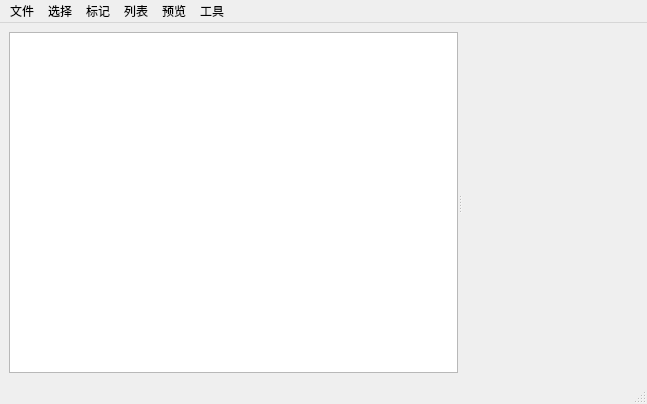
<?xml version="1.0" encoding="UTF-8"?>
<ui version="4.0">
 <class>PictureBrowser</class>
 <widget class="QMainWindow" name="PictureBrowser">
  <property name="geometry">
   <rect>
    <x>0</x>
    <y>0</y>
    <width>647</width>
    <height>404</height>
   </rect>
  </property>
  <property name="windowTitle">
   <string>图片浏览</string>
  </property>
  <widget class="QWidget" name="centralwidget">
   <layout class="QVBoxLayout" name="verticalLayout">
    <item>
     <widget class="QSplitter" name="splitter">
      <property name="orientation">
       <enum>Qt::Horizontal</enum>
      </property>
      <widget class="QListWidget" name="listWidget">
       <property name="contextMenuPolicy">
        <enum>Qt::CustomContextMenu</enum>
       </property>
       <property name="selectionMode">
        <enum>QAbstractItemView::ExtendedSelection</enum>
       </property>
       <property name="verticalScrollMode">
        <enum>QAbstractItemView::ScrollPerPixel</enum>
       </property>
       <property name="horizontalScrollMode">
        <enum>QAbstractItemView::ScrollPerPixel</enum>
       </property>
       <property name="movement">
        <enum>QListView::Static</enum>
       </property>
       <property name="viewMode">
        <enum>QListView::IconMode</enum>
       </property>
       <property name="wordWrap">
        <bool>true</bool>
       </property>
      </widget>
      <widget class="ResizablePicture" name="previewPicture" native="true"/>
     </widget>
    </item>
   </layout>
  </widget>
  <widget class="QMenuBar" name="menubar">
   <property name="geometry">
    <rect>
     <x>0</x>
     <y>0</y>
     <width>647</width>
     <height>23</height>
    </rect>
   </property>
   <widget class="QMenu" name="menu">
    <property name="title">
     <string>文件</string>
    </property>
    <addaction name="actionOpen_In_Explore"/>
    <addaction name="actionBack_Prev_Directory"/>
    <addaction name="separator"/>
    <addaction name="actionOpen_Directory"/>
    <addaction name="actionCreate_Folder"/>
    <addaction name="actionUndo_Delete_Command"/>
    <addaction name="actionRefresh"/>
   </widget>
   <widget class="QMenu" name="menu_2">
    <property name="title">
     <string>列表</string>
    </property>
    <widget class="QMenu" name="menuSort_Type">
     <property name="title">
      <string>排序方式</string>
     </property>
     <addaction name="actionSort_By_Time"/>
     <addaction name="actionSort_By_Name"/>
     <addaction name="separator"/>
     <addaction name="actionSort_AESC"/>
     <addaction name="actionSort_DESC"/>
    </widget>
    <widget class="QMenu" name="menuIcon_Size">
     <property name="title">
      <string>图标大小</string>
     </property>
     <addaction name="actionIcon_Largest"/>
     <addaction name="actionIcon_Large"/>
     <addaction name="actionIcon_Middle"/>
     <addaction name="actionIcon_Small"/>
     <addaction name="separator"/>
     <addaction name="actionIcon_Lager"/>
     <addaction name="actionIcon_Smaller"/>
    </widget>
    <widget class="QMenu" name="menuSlide_Interval">
     <property name="title">
      <string>播放参数</string>
     </property>
     <addaction name="actionSlide_16ms"/>
     <addaction name="actionSlide_33ms"/>
     <addaction name="actionSlide_50ms"/>
     <addaction name="actionSlide_100ms"/>
     <addaction name="actionSlide_200ms"/>
     <addaction name="actionSlide_500ms"/>
     <addaction name="actionSlide_1000ms"/>
     <addaction name="actionSlide_3000ms"/>
     <addaction name="separator"/>
     <addaction name="actionSlide_Return_First"/>
    </widget>
    <widget class="QMenu" name="menuGIF_Params">
     <property name="title">
      <string>参数设置</string>
     </property>
     <widget class="QMenu" name="menu_7">
      <property name="title">
       <string>图像转换选项</string>
      </property>
      <addaction name="actionAutoColor"/>
      <addaction name="actionColorOnly"/>
      <addaction name="actionMonoOnly"/>
      <addaction name="separator"/>
      <addaction name="actionDiffuseDither"/>
      <addaction name="actionOrderedDither"/>
      <addaction name="actionThresholdDither"/>
      <addaction name="separator"/>
      <addaction name="actionThresholdAlphaDither"/>
      <addaction name="actionOrderedAlphaDither"/>
      <addaction name="actionDiffuseAlphaDither"/>
      <addaction name="separator"/>
      <addaction name="actionPreferDither"/>
      <addaction name="actionAvoidDither"/>
      <addaction name="actionAutoDither"/>
      <addaction name="actionNoOpaqueDetection"/>
      <addaction name="actionNoFormatConversion"/>
     </widget>
     <addaction name="actionCreate_To_Origin_Folder"/>
     <addaction name="actionCreate_To_One_Folder"/>
     <addaction name="separator"/>
     <addaction name="actionGIF_Use_Record_Interval"/>
     <addaction name="actionGIF_Use_Display_Interval"/>
     <addaction name="separator"/>
     <addaction name="actionGIF_Compress_None"/>
     <addaction name="actionGIF_Compress_x2"/>
     <addaction name="actionGIF_Compress_x4"/>
     <addaction name="actionGIF_Compress_x8"/>
     <addaction name="separator"/>
     <addaction name="actionDither_Enabled"/>
     <addaction name="actionDither_Disabled"/>
     <addaction name="menu_7"/>
    </widget>
    <addaction name="menuIcon_Size"/>
    <addaction name="menuSort_Type"/>
    <addaction name="separator"/>
    <addaction name="actionStart_Play_GIF"/>
    <addaction name="menuSlide_Interval"/>
    <addaction name="separator"/>
    <addaction name="actionGeneral_GIF"/>
    <addaction name="actionGeneral_AVI"/>
    <addaction name="menuGIF_Params"/>
   </widget>
   <widget class="QMenu" name="menu_3">
    <property name="title">
     <string>工具</string>
    </property>
    <addaction name="actionUnpack_GIF_File"/>
    <addaction name="actionGIF_ASCII_Art"/>
    <addaction name="actionFind_Similar"/>
    <addaction name="actionEmoji_Factory"/>
    <addaction name="actionImage_Theme_Colors"/>
    <addaction name="actionBatch_Clip"/>
   </widget>
   <widget class="QMenu" name="menu_4">
    <property name="title">
     <string>选择</string>
    </property>
    <addaction name="actionCopy_File"/>
    <addaction name="actionOpen_Select_In_Explore"/>
    <addaction name="separator"/>
    <addaction name="actionExtra_And_Copy"/>
    <addaction name="actionExtra_Selected"/>
    <addaction name="actionExtra_And_Delete"/>
    <addaction name="separator"/>
    <addaction name="actionSelect_Reverse"/>
    <addaction name="actionDelete_Selected"/>
    <addaction name="actionDelete_Unselected"/>
    <addaction name="actionDelete_Up_Files"/>
    <addaction name="actionDelete_Down_Files"/>
   </widget>
   <widget class="QMenu" name="menu_5">
    <property name="title">
     <string>预览</string>
    </property>
    <addaction name="actionZoom_In"/>
    <addaction name="actionZoom_Out"/>
    <addaction name="actionRestore_Size"/>
    <addaction name="separator"/>
    <addaction name="actionOrigin_Size"/>
    <addaction name="actionFill_Size"/>
    <addaction name="separator"/>
    <addaction name="actionResize_Auto_Init"/>
    <addaction name="separator"/>
    <addaction name="actionClip_Selected"/>
   </widget>
   <widget class="QMenu" name="menu_6">
    <property name="title">
     <string>标记</string>
    </property>
    <addaction name="actionMark_Red"/>
    <addaction name="actionMark_Green"/>
    <addaction name="actionMark_None"/>
    <addaction name="separator"/>
    <addaction name="actionSelect_Red_Marked"/>
    <addaction name="actionSelect_Green_Marked"/>
    <addaction name="separator"/>
    <addaction name="actionPlace_Red_Top"/>
    <addaction name="actionPlace_Green_Top"/>
    <addaction name="separator"/>
    <addaction name="actionSort_Enabled"/>
   </widget>
   <addaction name="menu"/>
   <addaction name="menu_4"/>
   <addaction name="menu_6"/>
   <addaction name="menu_2"/>
   <addaction name="menu_5"/>
   <addaction name="menu_3"/>
  </widget>
  <widget class="QStatusBar" name="statusbar"/>
  <action name="actionRefresh">
   <property name="text">
    <string>刷新</string>
   </property>
   <property name="shortcut">
    <string>F5</string>
   </property>
  </action>
  <action name="actionIcon_Largest">
   <property name="checkable">
    <bool>true</bool>
   </property>
   <property name="text">
    <string>超大图标</string>
   </property>
  </action>
  <action name="actionIcon_Large">
   <property name="checkable">
    <bool>true</bool>
   </property>
   <property name="text">
    <string>大图标</string>
   </property>
   <property name="toolTip">
    <string>Icon Large</string>
   </property>
  </action>
  <action name="actionIcon_Middle">
   <property name="checkable">
    <bool>true</bool>
   </property>
   <property name="text">
    <string>中图标</string>
   </property>
   <property name="toolTip">
    <string>Icon Middle</string>
   </property>
  </action>
  <action name="actionIcon_Small">
   <property name="checkable">
    <bool>true</bool>
   </property>
   <property name="text">
    <string>小图标</string>
   </property>
  </action>
  <action name="actionFind_Similar">
   <property name="enabled">
    <bool>false</bool>
   </property>
   <property name="text">
    <string>检测相似图</string>
   </property>
  </action>
  <action name="actionDelete_Selected">
   <property name="text">
    <string>删除选中</string>
   </property>
   <property name="shortcut">
    <string>Del</string>
   </property>
  </action>
  <action name="actionZoom_In">
   <property name="text">
    <string>放大图片</string>
   </property>
   <property name="shortcut">
    <string>Ctrl+=</string>
   </property>
  </action>
  <action name="actionZoom_Out">
   <property name="text">
    <string>缩小图片</string>
   </property>
   <property name="shortcut">
    <string>Ctrl+-</string>
   </property>
  </action>
  <action name="actionIcon_Lager">
   <property name="text">
    <string>更大的图标</string>
   </property>
   <property name="shortcut">
    <string>Ctrl+Shift+=</string>
   </property>
  </action>
  <action name="actionIcon_Smaller">
   <property name="text">
    <string>更小的图标</string>
   </property>
   <property name="shortcut">
    <string>Ctrl+Shift+-</string>
   </property>
  </action>
  <action name="actionFill_Size">
   <property name="text">
    <string>填充大小</string>
   </property>
   <property name="shortcut">
    <string>Ctrl+0</string>
   </property>
  </action>
  <action name="actionExtra_Selected">
   <property name="text">
    <string>提取到外层</string>
   </property>
   <property name="toolTip">
    <string>提取到外层</string>
   </property>
   <property name="shortcut">
    <string>Ctrl+Shift+E</string>
   </property>
  </action>
  <action name="actionDelete_Unselected">
   <property name="text">
    <string>删除未选中</string>
   </property>
  </action>
  <action name="actionExtra_And_Delete">
   <property name="text">
    <string>提取选中并舍弃其他</string>
   </property>
   <property name="toolTip">
    <string>提取选中并删除其他</string>
   </property>
   <property name="shortcut">
    <string>Ctrl+Alt+Shift+E</string>
   </property>
  </action>
  <action name="actionOrigin_Size">
   <property name="text">
    <string>原始大小</string>
   </property>
   <property name="shortcut">
    <string>Ctrl+1</string>
   </property>
  </action>
  <action name="actionOpen_Select_In_Explore">
   <property name="text">
    <string>显示在资源管理器</string>
   </property>
  </action>
  <action name="actionOpen_In_Explore">
   <property name="text">
    <string>显示当前位置</string>
   </property>
  </action>
  <action name="actionBack_Prev_Directory">
   <property name="text">
    <string>返回上一级</string>
   </property>
   <property name="shortcut">
    <string>Backspace</string>
   </property>
  </action>
  <action name="actionCopy_File">
   <property name="text">
    <string>复制选中文件</string>
   </property>
   <property name="toolTip">
    <string>复制选中文件，可在资源管理器中粘贴</string>
   </property>
   <property name="shortcut">
    <string>Ctrl+C</string>
   </property>
  </action>
  <action name="actionCut_File">
   <property name="text">
    <string>剪切选中文件</string>
   </property>
   <property name="shortcut">
    <string>Ctrl+X</string>
   </property>
  </action>
  <action name="actionDelete_Up_Files">
   <property name="text">
    <string>删除前面所有</string>
   </property>
  </action>
  <action name="actionDelete_Down_Files">
   <property name="text">
    <string>删除后面所有</string>
   </property>
  </action>
  <action name="actionRestore_Size">
   <property name="text">
    <string>还原大小</string>
   </property>
   <property name="shortcut">
    <string>Ctrl+9</string>
   </property>
  </action>
  <action name="actionSort_By_Time">
   <property name="checkable">
    <bool>true</bool>
   </property>
   <property name="text">
    <string>按时间</string>
   </property>
  </action>
  <action name="actionSort_By_Name">
   <property name="checkable">
    <bool>true</bool>
   </property>
   <property name="text">
    <string>按名称</string>
   </property>
  </action>
  <action name="actionSort_AESC">
   <property name="checkable">
    <bool>true</bool>
   </property>
   <property name="text">
    <string>正序</string>
   </property>
  </action>
  <action name="actionSort_DESC">
   <property name="checkable">
    <bool>true</bool>
   </property>
   <property name="text">
    <string>反序</string>
   </property>
  </action>
  <action name="actionStart_Play_GIF">
   <property name="text">
    <string>自动播放</string>
   </property>
   <property name="shortcut">
    <string>Ctrl+P</string>
   </property>
  </action>
  <action name="actionSlide_100ms">
   <property name="checkable">
    <bool>true</bool>
   </property>
   <property name="text">
    <string>每隔 0.1s</string>
   </property>
  </action>
  <action name="actionSlide_200ms">
   <property name="checkable">
    <bool>true</bool>
   </property>
   <property name="text">
    <string>每隔 0.2s</string>
   </property>
  </action>
  <action name="actionSlide_500ms">
   <property name="checkable">
    <bool>true</bool>
   </property>
   <property name="text">
    <string>每隔 0.5s</string>
   </property>
  </action>
  <action name="actionSlide_1000ms">
   <property name="checkable">
    <bool>true</bool>
   </property>
   <property name="text">
    <string>每隔 1s</string>
   </property>
  </action>
  <action name="actionSlide_3000ms">
   <property name="checkable">
    <bool>true</bool>
   </property>
   <property name="text">
    <string>每隔 3s</string>
   </property>
  </action>
  <action name="actionSlide_Return_First">
   <property name="checkable">
    <bool>true</bool>
   </property>
   <property name="text">
    <string>循环播放</string>
   </property>
   <property name="shortcut">
    <string>Ctrl+Alt+Shift+R</string>
   </property>
  </action>
  <action name="actionSlide_16ms">
   <property name="checkable">
    <bool>true</bool>
   </property>
   <property name="text">
    <string>每隔 16ms</string>
   </property>
  </action>
  <action name="actionSlide_33ms">
   <property name="checkable">
    <bool>true</bool>
   </property>
   <property name="text">
    <string>每隔 33ms</string>
   </property>
  </action>
  <action name="actionMark_Red">
   <property name="text">
    <string>红标记</string>
   </property>
   <property name="shortcut">
    <string>Ctrl+R</string>
   </property>
  </action>
  <action name="actionMark_Green">
   <property name="text">
    <string>绿标记</string>
   </property>
   <property name="shortcut">
    <string>Ctrl+G</string>
   </property>
  </action>
  <action name="actionMark_None">
   <property name="text">
    <string>取消标记</string>
   </property>
   <property name="shortcut">
    <string>Ctrl+N</string>
   </property>
  </action>
  <action name="actionSelect_Green_Marked">
   <property name="text">
    <string>选中所有绿标记项</string>
   </property>
   <property name="shortcut">
    <string>Ctrl+Shift+R</string>
   </property>
  </action>
  <action name="actionSelect_Red_Marked">
   <property name="text">
    <string>选中所有红标记项</string>
   </property>
   <property name="shortcut">
    <string>Ctrl+Shift+G</string>
   </property>
  </action>
  <action name="actionPlace_Red_Top">
   <property name="text">
    <string>置顶所有红标记项</string>
   </property>
   <property name="shortcut">
    <string>Alt+Shift+R</string>
   </property>
  </action>
  <action name="actionPlace_Green_Top">
   <property name="text">
    <string>置顶所有绿标记项</string>
   </property>
   <property name="toolTip">
    <string>置顶所有绿标记项</string>
   </property>
   <property name="shortcut">
    <string>Alt+Shift+G</string>
   </property>
  </action>
  <action name="actionEmoji_Factory">
   <property name="enabled">
    <bool>false</bool>
   </property>
   <property name="text">
    <string>表情包制作</string>
   </property>
  </action>
  <action name="actionBatch_Clip">
   <property name="enabled">
    <bool>false</bool>
   </property>
   <property name="text">
    <string>批量裁剪边缘</string>
   </property>
   <property name="toolTip">
    <string>批量裁剪尺寸</string>
   </property>
  </action>
  <action name="actionImage_Theme_Colors">
   <property name="enabled">
    <bool>false</bool>
   </property>
   <property name="text">
    <string>提取主题色</string>
   </property>
  </action>
  <action name="actionOpen_Directory">
   <property name="text">
    <string>打开文件夹</string>
   </property>
  </action>
  <action name="actionSelect_Reverse">
   <property name="text">
    <string>反向选择</string>
   </property>
   <property name="shortcut">
    <string>Ctrl+Shift+I</string>
   </property>
  </action>
  <action name="actionUndo_Delete_Command">
   <property name="enabled">
    <bool>false</bool>
   </property>
   <property name="text">
    <string>撤销操作</string>
   </property>
   <property name="toolTip">
    <string>撤销删除/裁剪等文件修改操作</string>
   </property>
   <property name="shortcut">
    <string>Ctrl+Shift+Z</string>
   </property>
  </action>
  <action name="actionGeneral_GIF">
   <property name="text">
    <string>生成动图.gif</string>
   </property>
  </action>
  <action name="actionGIF_Use_Record_Interval">
   <property name="checkable">
    <bool>true</bool>
   </property>
   <property name="checked">
    <bool>true</bool>
   </property>
   <property name="text">
    <string>使用录制时间隔</string>
   </property>
  </action>
  <action name="actionGIF_Use_Display_Interval">
   <property name="checkable">
    <bool>true</bool>
   </property>
   <property name="text">
    <string>使用播放时间隔</string>
   </property>
  </action>
  <action name="actionSlide_50ms">
   <property name="text">
    <string>每隔 50ms</string>
   </property>
  </action>
  <action name="actionGIF_Compress_x2">
   <property name="checkable">
    <bool>true</bool>
   </property>
   <property name="text">
    <string>压缩至 1/2 边长</string>
   </property>
  </action>
  <action name="actionGIF_Compress_x4">
   <property name="checkable">
    <bool>true</bool>
   </property>
   <property name="text">
    <string>压缩至 1/4 边长</string>
   </property>
  </action>
  <action name="actionGIF_Compress_x8">
   <property name="checkable">
    <bool>true</bool>
   </property>
   <property name="text">
    <string>压缩至 1/8 边长</string>
   </property>
  </action>
  <action name="actionGIF_Compress_None">
   <property name="checkable">
    <bool>true</bool>
   </property>
   <property name="checked">
    <bool>true</bool>
   </property>
   <property name="text">
    <string>不压缩</string>
   </property>
  </action>
  <action name="actionUnpack_GIF_File">
   <property name="text">
    <string>GIF 分解</string>
   </property>
  </action>
  <action name="actionGIF_ASCII_Art">
   <property name="text">
    <string>GIF 字符画</string>
   </property>
  </action>
  <action name="actionDither_Enabled">
   <property name="checkable">
    <bool>true</bool>
   </property>
   <property name="checked">
    <bool>true</bool>
   </property>
   <property name="text">
    <string>GIF 抖动：开</string>
   </property>
  </action>
  <action name="actionDither_Disabled">
   <property name="checkable">
    <bool>true</bool>
   </property>
   <property name="text">
    <string>GIF 抖动：关</string>
   </property>
  </action>
  <action name="actionExtra_And_Copy">
   <property name="text">
    <string>复制到外层</string>
   </property>
   <property name="toolTip">
    <string>复制到外层</string>
   </property>
   <property name="shortcut">
    <string>Ctrl+E</string>
   </property>
  </action>
  <action name="actionGeneral_AVI">
   <property name="text">
    <string>生成视频.avi</string>
   </property>
  </action>
  <action name="actionCreate_To_Origin_Folder">
   <property name="checkable">
    <bool>true</bool>
   </property>
   <property name="checked">
    <bool>true</bool>
   </property>
   <property name="text">
    <string>保存到源文件夹</string>
   </property>
  </action>
  <action name="actionCreate_To_One_Folder">
   <property name="checkable">
    <bool>true</bool>
   </property>
   <property name="text">
    <string>保存到根文件夹</string>
   </property>
   <property name="toolTip">
    <string>保存到外层文件夹</string>
   </property>
  </action>
  <action name="actionResize_Auto_Init">
   <property name="checkable">
    <bool>true</bool>
   </property>
   <property name="checked">
    <bool>true</bool>
   </property>
   <property name="text">
    <string>调整窗口恢复缩放</string>
   </property>
  </action>
  <action name="actionClip_Selected">
   <property name="text">
    <string>按显示区域裁剪选中项</string>
   </property>
   <property name="toolTip">
    <string>以显示部分来裁剪所有选中项</string>
   </property>
  </action>
  <action name="actionSort_Enabled">
   <property name="checkable">
    <bool>true</bool>
   </property>
   <property name="text">
    <string>快速分类</string>
   </property>
  </action>
  <action name="actionCreate_Folder">
   <property name="text">
    <string>新建文件夹</string>
   </property>
  </action>
  <action name="actionAutoColor">
   <property name="checkable">
    <bool>true</bool>
   </property>
   <property name="text">
    <string>AutoColor</string>
   </property>
  </action>
  <action name="actionColorOnly">
   <property name="checkable">
    <bool>true</bool>
   </property>
   <property name="text">
    <string>ColorOnly</string>
   </property>
  </action>
  <action name="actionMonoOnly">
   <property name="checkable">
    <bool>true</bool>
   </property>
   <property name="text">
    <string>MonoOnly</string>
   </property>
  </action>
  <action name="actionDiffuseDither">
   <property name="checkable">
    <bool>true</bool>
   </property>
   <property name="checked">
    <bool>true</bool>
   </property>
   <property name="text">
    <string>DiffuseDither</string>
   </property>
  </action>
  <action name="actionOrderedDither">
   <property name="checkable">
    <bool>true</bool>
   </property>
   <property name="text">
    <string>OrderedDither</string>
   </property>
  </action>
  <action name="actionThresholdDither">
   <property name="checkable">
    <bool>true</bool>
   </property>
   <property name="text">
    <string>ThresholdDither</string>
   </property>
  </action>
  <action name="actionThresholdAlphaDither">
   <property name="checkable">
    <bool>true</bool>
   </property>
   <property name="checked">
    <bool>true</bool>
   </property>
   <property name="text">
    <string>ThresholdAlphaDither</string>
   </property>
  </action>
  <action name="actionOrderedAlphaDither">
   <property name="checkable">
    <bool>true</bool>
   </property>
   <property name="text">
    <string>OrderedAlphaDither</string>
   </property>
  </action>
  <action name="actionDiffuseAlphaDither">
   <property name="checkable">
    <bool>true</bool>
   </property>
   <property name="text">
    <string>DiffuseAlphaDither</string>
   </property>
  </action>
  <action name="actionPreferDither">
   <property name="checkable">
    <bool>true</bool>
   </property>
   <property name="text">
    <string>PreferDither</string>
   </property>
  </action>
  <action name="actionAvoidDither">
   <property name="checkable">
    <bool>true</bool>
   </property>
   <property name="text">
    <string>AvoidDither</string>
   </property>
  </action>
  <action name="actionAutoDither">
   <property name="checkable">
    <bool>true</bool>
   </property>
   <property name="checked">
    <bool>true</bool>
   </property>
   <property name="text">
    <string>AutoDither</string>
   </property>
  </action>
  <action name="actionNoOpaqueDetection">
   <property name="checkable">
    <bool>true</bool>
   </property>
   <property name="text">
    <string>NoOpaqueDetection</string>
   </property>
  </action>
  <action name="actionNoFormatConversion">
   <property name="checkable">
    <bool>true</bool>
   </property>
   <property name="text">
    <string>NoFormatConversion</string>
   </property>
  </action>
 </widget>
 <customwidgets>
  <customwidget>
   <class>ResizablePicture</class>
   <extends>QWidget</extends>
   <header location="global">resizablepicture.h</header>
   <container>1</container>
  </customwidget>
 </customwidgets>
 <resources/>
 <connections/>
</ui>
